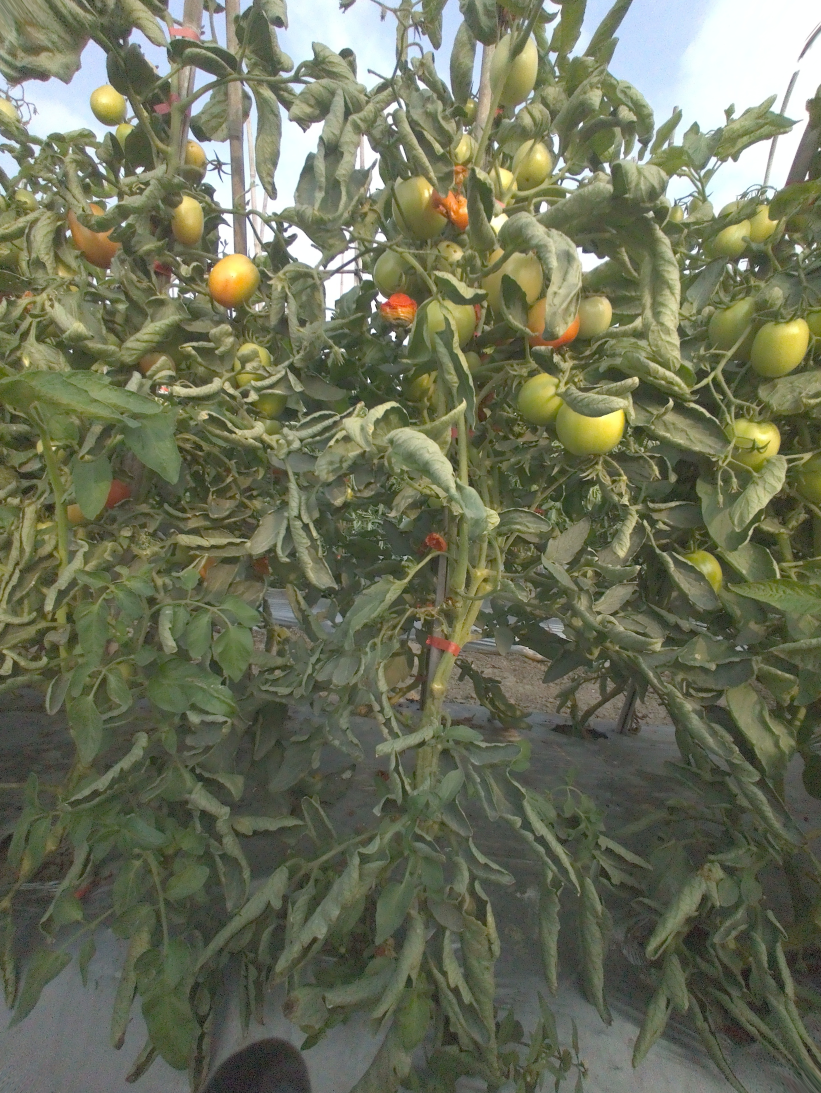
#> input picture image_stitching/images/20251205/plant_2/Down.jpg, 2463 x 3279 px (shown at 1/3 size)
$ python rotate_tool.py images/20251205/plant_2/Down.jpg 1.0
#> lines starting #> are read from the running program, lines starting #| are printed output that depends on the picture
import cv2
import numpy as np
import sys
import os

def rotate_image(image_path, angle):
    # 1. 讀取圖片
#> called with image_path = 'images/20251205/plant_2/Down.jpg', angle = 1
    img = cv2.imread(image_path)
#> img is the input picture: shape (3279, 2463, 3); mean B, G, R 88.7, 112.3, 108.3
    if img is None:
        print(f"錯誤：找不到圖片 {image_path}")
        return

    # 2. 處理旋轉邏輯
    if angle in [90, 180, 270, -90]:
        # 使用 OpenCV 內建的快速翻轉 (不失真、不產生黑邊)
        if angle == 90:
            out = cv2.rotate(img, cv2.ROTATE_90_CLOCKWISE)
        elif angle == 180:
            out = cv2.rotate(img, cv2.ROTATE_180)
        elif angle == 270 or angle == -90:
            out = cv2.rotate(img, cv2.ROTATE_90_COUNTERCLOCKWISE)
    else:
        # 處理任意角度 (會產生黑邊補償以確保圖不被切到)
        (h, w) = img.shape[:2]
#> h = 3279; w = 2463
        center = (w // 2, h // 2)
#> center = (1231, 1639)
        M = cv2.getRotationMatrix2D(center, angle, 1.0)

        # 計算旋轉後的畫布大小，避免裁切
        cos = np.abs(M[0, 0])
#> cos = 1
        sin = np.abs(M[0, 1])
#> sin = 0.0175
        nW = int((h * sin) + (w * cos))
#> nW = 2519
        nH = int((h * cos) + (w * sin))
#> nH = 3321
        M[0, 2] += (nW / 2) - center[0]
        M[1, 2] += (nH / 2) - center[1]
        out = cv2.warpAffine(img, M, (nW, nH))
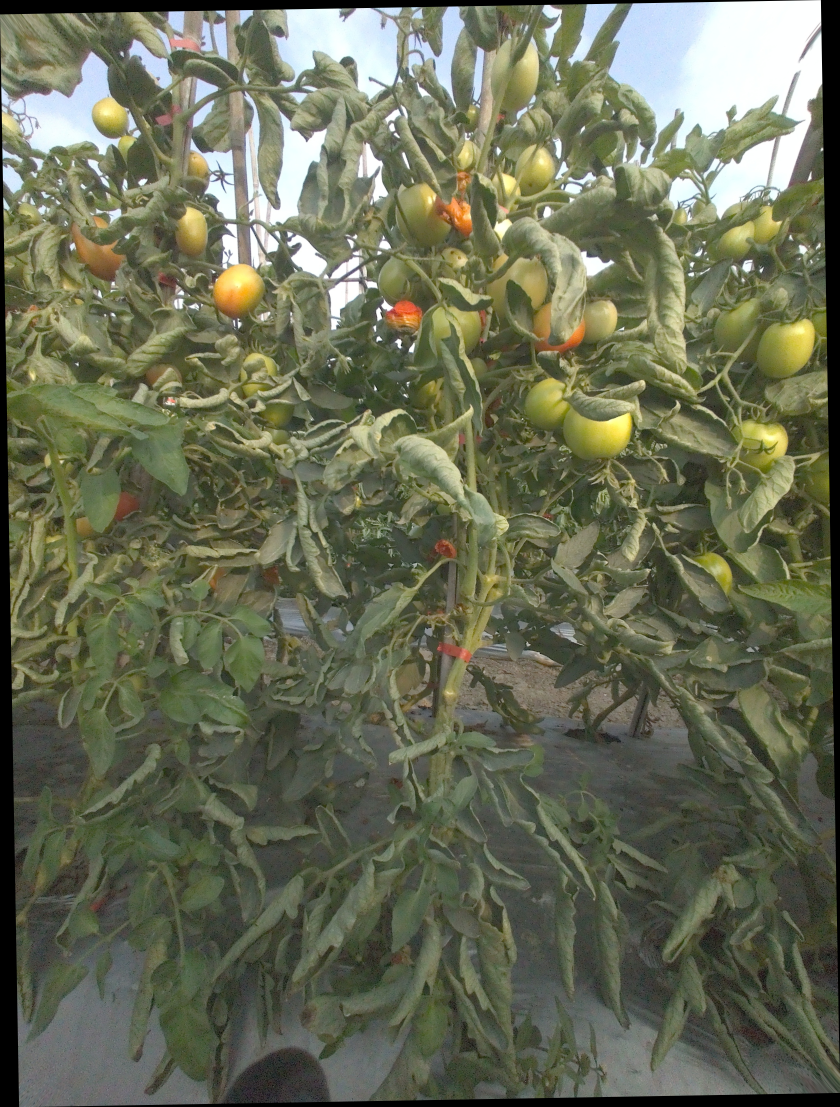
#> out: shape (3321, 2519, 3) (shown at 1/3 size); mean B, G, R 85.6, 108.5, 104.6

    # 3. 覆蓋原檔
    cv2.imwrite(image_path, out)
    print(f"成功！已旋轉 {angle} 度並覆蓋：{image_path}")

if __name__ == "__main__":
    if len(sys.argv) < 3:
        print("使用方式: python3 rotate_tool.py [圖片路徑] [旋轉角度]")
        print("範例: python3 rotate_tool.py ../images/20251205/plant_1/down.jpg 180")
    else:
        path = sys.argv[1]
        deg = float(sys.argv[2])
        rotate_image(path, deg)

$ run again, with image_stitching/images/20251205/plant_2/Up.jpg copied over image_stitching/images/20251205/plant_2/Down.jpg
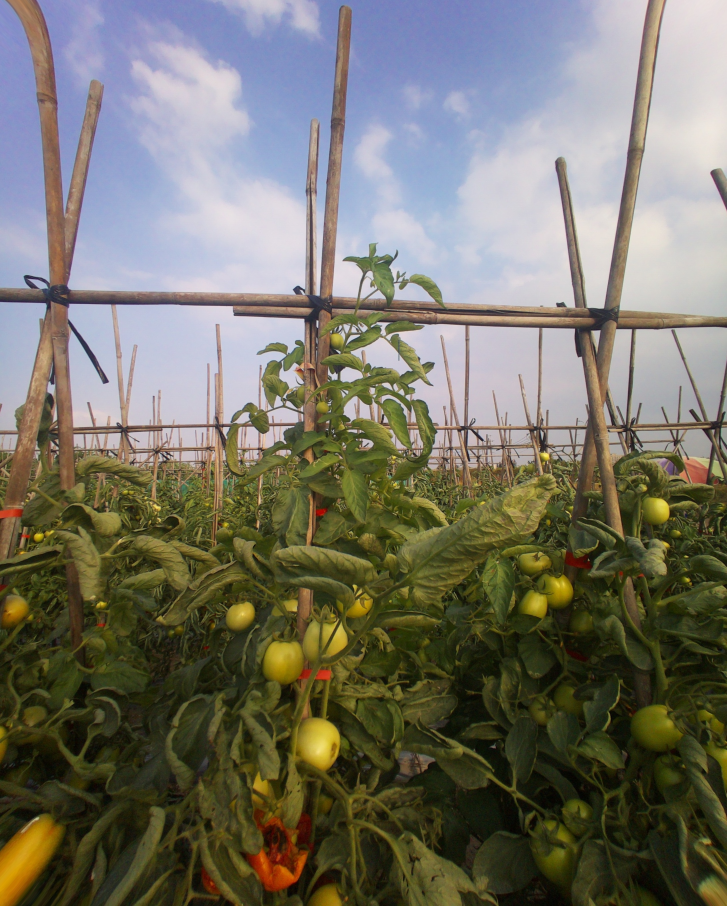
#> input picture image_stitching/images/20251205/plant_2/Up.jpg, 2181 x 2718 px (shown at 1/3 size)
#> in rotate_image, img is the input picture: shape (2718, 2181, 3); mean B, G, R 103.8, 115.7, 118
#> in rotate_image, `out = cv2.warpAffine(img, M, (nW, nH))`:
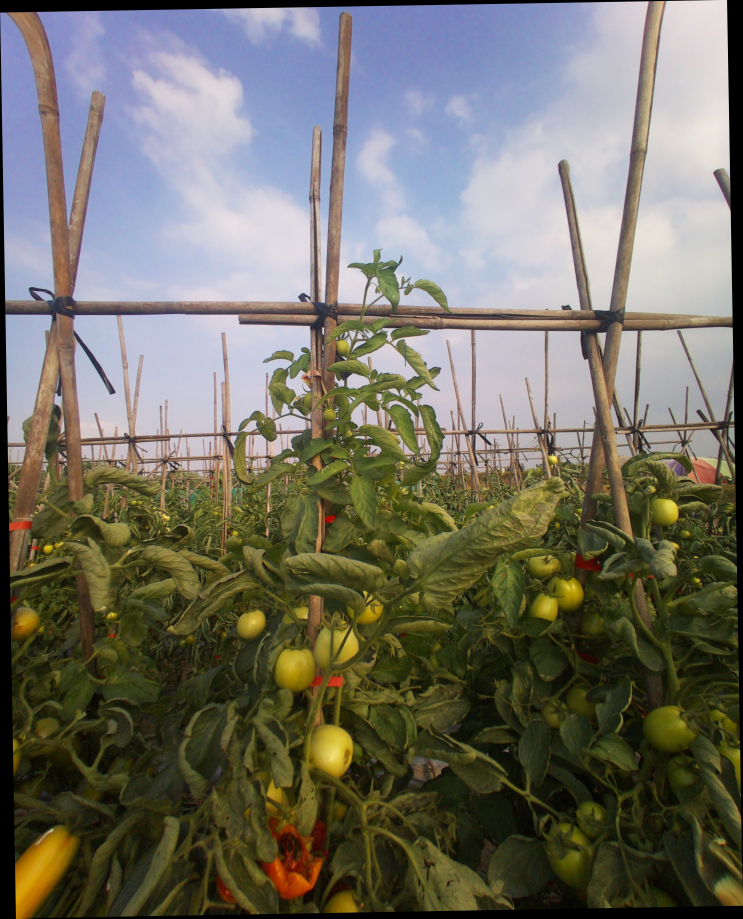
#> out: shape (2755, 2228, 3) (shown at 1/3 size); mean B, G, R 100.2, 111.8, 113.9
